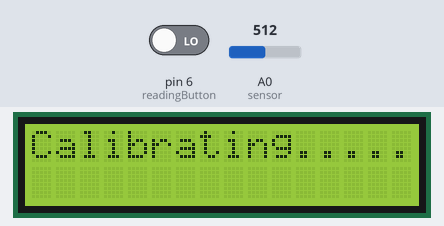
A sketch run on a simulated Arduino Uno, built with avr-gcc and run on an emulated ATmega328P. Parts: 16×2 character LCD. Inputs (shaded band) come from the test bench; at power-on: pin 6 (readingButton) LOW, A0 (sensor) = 512. EEPROM starts erased; what the sketch prints to the serial monitor is not drawn.

Above: at 6.3 s.
6.4 s: pin 6 (readingButton) driven HIGH
At 10.8 s:
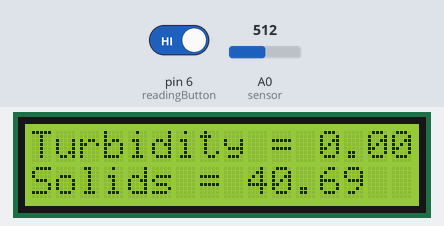
11.7 s: A0 (sensor) set to 716
At 17.6 s:
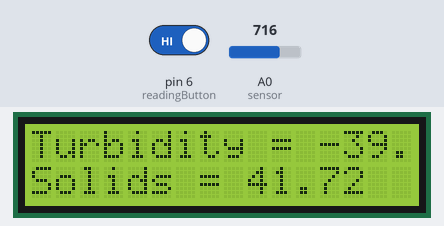
18.8 s: A0 (sensor) set to 900
At 25.6 s:
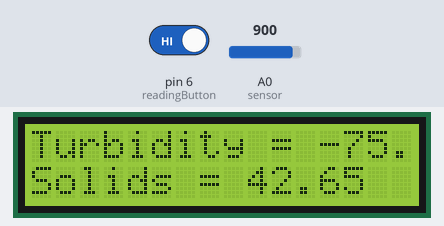
25.9 s: A0 (sensor) set to 1023
At 32.5 s:
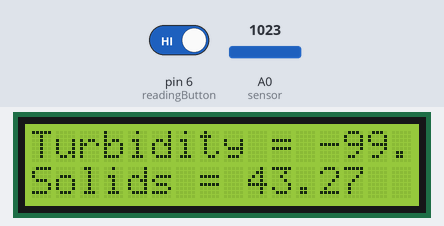
33.1 s: pin 6 (readingButton) driven LOW
At 43.3 s:
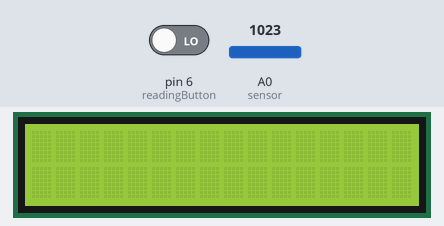
Timing chart, 0 to 44.2 s (numbered marks = the images above; inputs shaded):
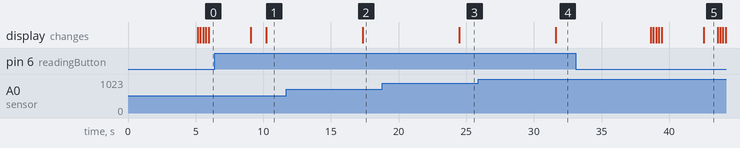

The sketch:

waterCode2.ino
```cpp
//Turbidity = 100 - (Vout/Vclear)*100

#include <EEPROM.h> // to store last calibration value (blank, Vclear)
#include <Wire.h>  // for LCD display (with I2S interphase)
#include <LiquidCrystal_I2C.h>
LiquidCrystal_I2C lcd(0x27,16,2);

int sensor = 0; // variable for averaging
int n = 10; // number of samples to average
int sensorValue = 0;
float voltage = 0.00;
float turbidity = 0.00;
float Vclear = 2.85; // Output voltage to calibrate (with clear water).

float satSolids = 0.00;

int readingButton = 6;
int resetButton = 7;

void setup()
{
  Serial.begin(9600);
  pinMode(resetButton, INPUT_PULLUP); //initializes digital pin 7 as an input with pull-up resistance.
  pinMode(readingButton, INPUT);

 // LCD display
  lcd.init();
  lcd.clear();
  lcd.backlight();
  lcd.setCursor(0,0);
  lcd.print("** Turbidity **");
  lcd.setCursor(1,3);
  lcd.print("*** Meter ***");

//Serial display
  Serial.println("Hi... welcome to your turbidity sensor");

  EEPROM.get(0, Vclear);  // recovers the last Vclear calibration value stored in ROM.
  delay(5000);  // Pause for 3 sec

  lcd.clear();
  lcd.setCursor(0,0);
  lcd.print("Turbidity = ");
  lcd.print(turbidity,2);
  Serial.print(turbidity,2);
  lcd.setCursor(0,1);
  lcd.print("Volts = ");
  lcd.print(voltage,2);
 // lcd.print("Solids = ");
  //lcd.print(satSolids,2);
  Serial.print(satSolids,2);

}

void loop()
{
readingButton = digitalRead(6);  // push button status

if (readingButton == HIGH) {
// If the push button is not pushed, do the normal sensing routine:
      for (int i=0; i < n; i++){
      sensor += analogRead(A0); // read the input on analog pin 0 (turbidity sensor analog output)
  delay(10);
      }
  sensorValue = sensor / n;    // average the n values
  voltage = sensorValue * (5.000 / 1023.000); // Convert analog (0-1023) to voltage (0 - 5V)

  satSolids = ((1.034 * (voltage)) + 38.1);

  turbidity = 100.00 - (voltage / Vclear) * 100.00; // as relative percentage; 0% = clear water;

  EEPROM.put(0, Vclear); // guarda el voltaje de calibración actualmente en uso.

          // Serial display
          Serial.print(sensorValue);
          Serial.print(", ");
          Serial.print(voltage,3);
          Serial.print(", ");
          Serial.print(satSolids,3);
          Serial.print(", ");
          Serial.print(turbidity,3);
          Serial.print(", ");
          Serial.println(Vclear,3);

  // Display LCD
  lcd.clear();
  lcd.setCursor(0,0);
  lcd.print("Turbidity = ");
  lcd.print(turbidity,2);
  Serial.print(turbidity,2);
  lcd.setCursor(0,1);
  lcd.print("Solids = ");
  lcd.print(satSolids,2);
  Serial.print(satSolids,2);

  delay(6000);

  sensor = 0;   // resets for averaging

  } else {

// Calibration routine, when push button is pushed:

  Serial.println("Put the sensor in clear water to calibrate...");
  lcd.clear();
  lcd.setCursor(0,0);
  lcd.print("Calibrating");
  lcd.setCursor(11,0);
  lcd.print(".");
  delay(200);
  lcd.setCursor(12,0);
  lcd.print(".");
  delay(200);
  lcd.setCursor(13,0);
  lcd.print(".");
  delay(200);
  lcd.setCursor(14,0);
  lcd.print(".");
  delay(200);
  lcd.setCursor(15,0);
  lcd.print(".");
  delay(2000);

      for (int i=0; i < n; i++){
      sensor += analogRead(A0); // read the input on analog pin 1:
      delay(10);
      }
  sensorValue = sensor / n;
  Vclear = sensorValue * (5.000 / 1023.000); // Converts analog (0-1023) to voltage (0-5V):
  sensor = 0;
  EEPROM.put(0, Vclear);  // stores Vclear in ROM
  delay(1000);
  lcd.clear();
  }
  delay(1000);  // Pause for 1 seconds.  // sampling rate
}
```

Measured:
- after the input at 11.7 s, the display: changes after 5.6 s (image 2)
- after the input at 18.8 s, the display: changes after 5.7 s (image 3)
- after the input at 25.9 s, the display: changes after 5.7 s (image 4)
- after the input at 33.1 s, the display: first changes after 5.5 s (image 5 shows a later state)
- what the display in image 5 shows lasts 1.0 s, from 42.6 s to 43.6 s
